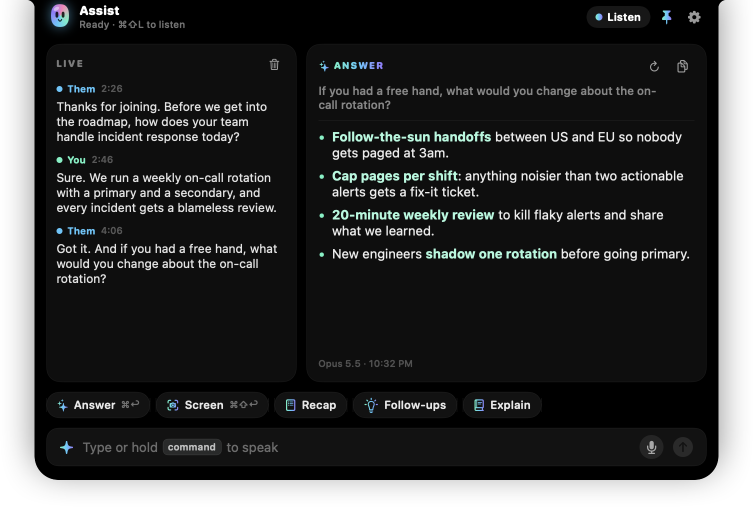
#> input picture docs/images/answer.png, 1506 x 1013 px (shown at 1/2 size); its folder holds only this picture in this run
$ python build.py ../../../docs/images/answer.png
#> lines starting #> are read from the running program, lines starting #| are printed output that depends on the picture; after the words box and inside, x2 and y2 are one past the last pixel; in counts of white or black regions, pixels touching at a corner belong together
#!/usr/bin/env python3
"""Builds the Product Hunt gallery for Assist.

    python3 marketing/product-hunt/source/build.py            # everything
    python3 marketing/product-hunt/source/build.py 01 04      # only slides whose name starts with 01 or 04

1. Cleans the app screenshots in docs/images (drops the white-background shadow,
   makes "floating" variants with all four corners rounded).
2. Renders every slides/*.html at 1270x760 @2x with headless Chrome.
3. Writes the 240x240 thumbnail from the app icon.
"""
import subprocess
import sys
from pathlib import Path

from PIL import Image, ImageChops, ImageDraw

HERE = Path(__file__).resolve().parent
ROOT = HERE.parents[2]
SHOTS = ROOT / "docs" / "images"
ASSETS = HERE / "assets"
SLIDES = HERE / "slides"
OUT = HERE.parent
CHROME = "/Applications/Google Chrome.app/Contents/MacOS/Google Chrome"

PANELS = ["answer", "welcome", "context", "on-device", "privacy"]
# Content in these ends well above the panel's bottom edge; trim the empty black middle.
COMPACT = {"on-device", "privacy"}


def clean(name):
    """Panel only, no drop shadow: keep opaque pixels, crop to the panel."""
#> called with name = 'answer'
    im = Image.open(SHOTS / f"{name}.png").convert("RGBA")
#> im is the input picture: PIL image 1506x1013 RGBA; mean R, G, B, A 18.4, 19, 19, 221.8
    alpha = im.getchannel("A").point(lambda a: 0 if a <= 55 else a)
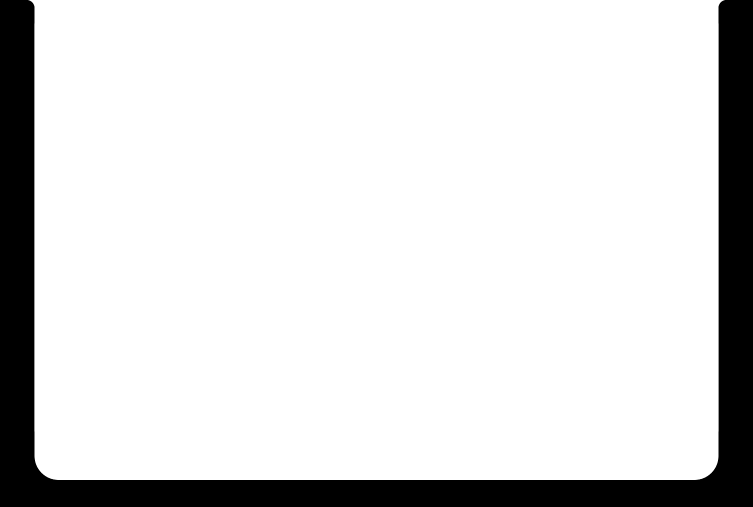
#> alpha: PIL image 1506x1013 L (shown at 1/2 size); min 0, max 255, mean 219.4
    im.putalpha(alpha)
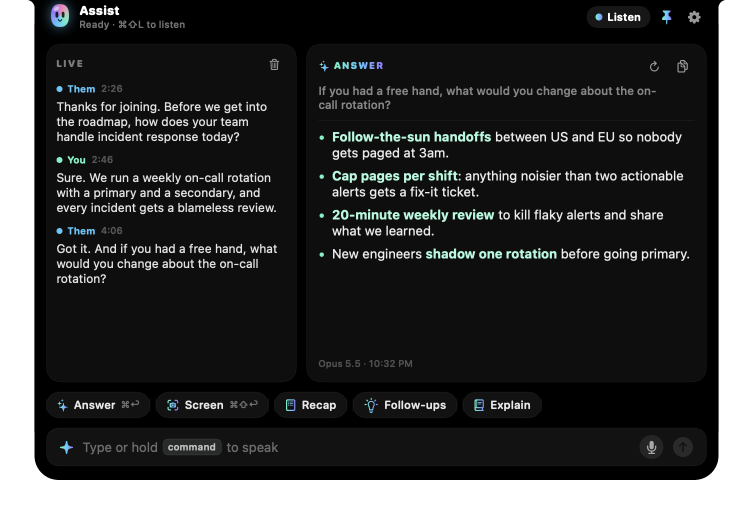
#> im: PIL image 1506x1013 RGBA (shown at 1/2 size); mean R, G, B, A 18.4, 19, 19, 219.4; transparent parts drawn white
    return im.crop(alpha.point(lambda a: 255 if a >= 250 else 0).getbbox())
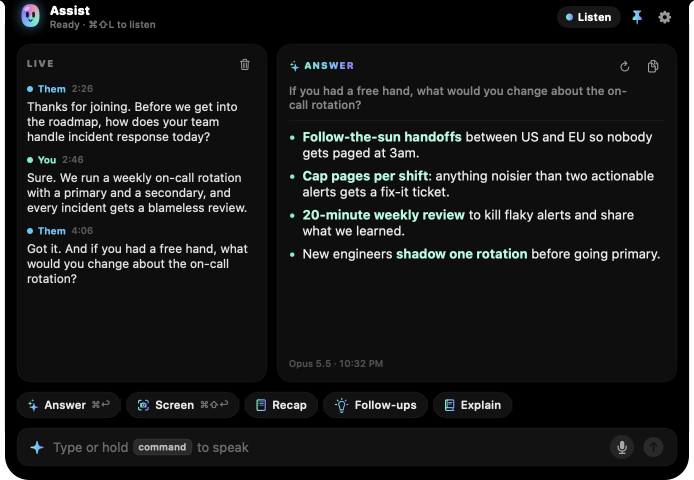
#> returned value: PIL image 1388x960 RGBA (shown at 1/2 size); mean R, G, B, A 21.1, 21.8, 21.8, 251.2; transparent parts drawn white


def content_bottom(im, start=40):
    """Last row (above the rounded bottom) with anything but plain black."""
    w, h = im.size
    rgb = im.convert("RGB")
    last = start
    for y in range(start, h - 70):
        row = rgb.crop((40, y, w - 40, y + 1))
        if max(c for band in row.getextrema() for c in band[1:2]) > 10:
            last = y
    return last


def compact(im):
    cut_from = content_bottom(im) + 44
    cut_to = im.height - 64
    if cut_to - cut_from < 20:
        return im
    out = Image.new("RGBA", (im.width, im.height - (cut_to - cut_from)))
    out.paste(im.crop((0, 0, im.width, cut_from)), (0, 0))
    out.paste(im.crop((0, cut_to, im.width, im.height)), (0, cut_from))
    return out


def floating(im, pad_top=22, radius=44):
    """Drop the notch 'ears', add a little headroom, round all four corners, add a hairline."""
#> called with pad_top = 22, radius = 44
    body = im.crop((10, 0, im.width - 10, im.height))
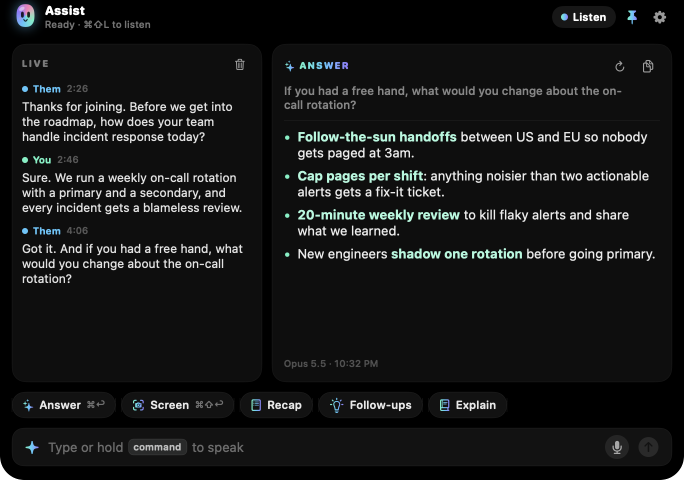
#> body: PIL image 1368x960 RGBA (shown at 1/2 size); mean R, G, B, A 21.4, 22.1, 22.1, 254.8; transparent parts drawn white
    w, h = body.width, body.height + pad_top
#> w = 1368; h = 982
    out = Image.new("RGBA", (w, h), (0, 0, 0, 255))
    out.paste(body, (0, pad_top), body)
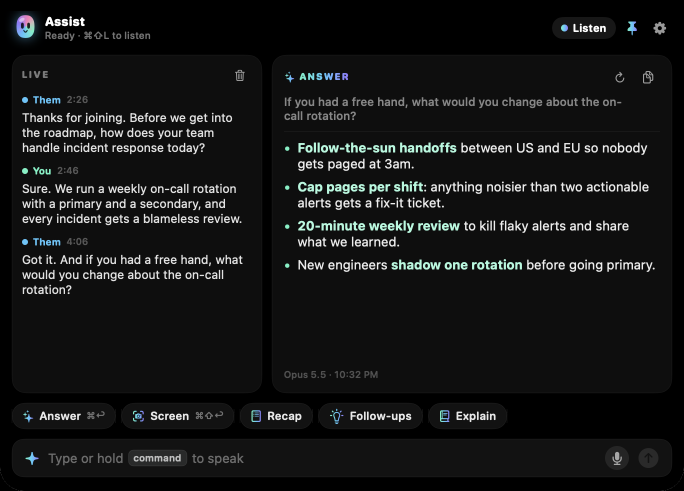
#> out: PIL image 1368x982 RGBA (shown at 1/2 size); mean R, G, B, A 20.9, 21.6, 21.6, 255; transparent parts drawn white
    s = 4  # supersampled mask for smooth corners
    mask = Image.new("L", (w * s, h * s), 0)
#> mask: PIL image 5472x3928 L; every value is 0
    ImageDraw.Draw(mask).rounded_rectangle((0, 0, w * s - 1, h * s - 1), radius * s, fill=255)
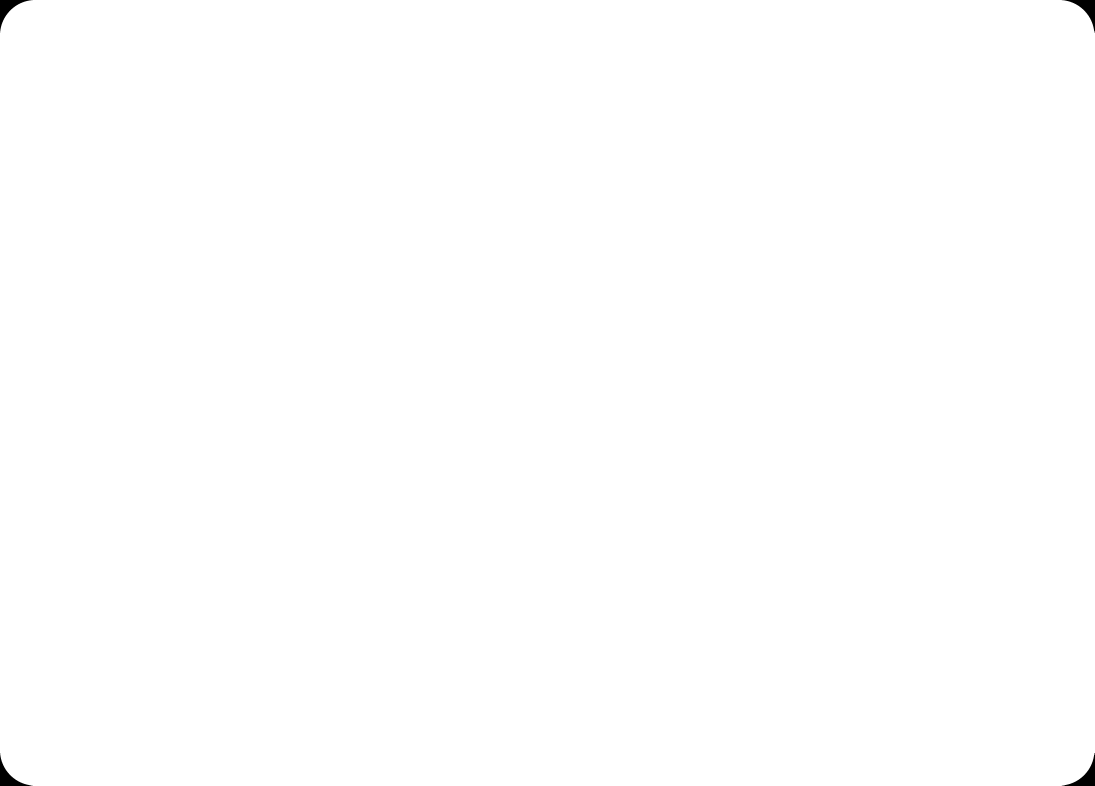
#> mask: PIL image 5472x3928 L (shown at 1/5 size); 99.9% white; 4 black regions, box (x1, y1, x2, y2) and area: (0, 0, 163, 163) 6696, (5309, 0, 5472, 163) 6696, (0, 3765, 163, 3928) 6696, (5309, 3765, 5472, 3928) 6696
    out.putalpha(ImageChops.multiply(out.getchannel("A"), mask.resize((w, h), Image.LANCZOS)))
    ring = Image.new("L", (w * s, h * s), 0)
    ImageDraw.Draw(ring).rounded_rectangle((0, 0, w * s - 1, h * s - 1), radius * s, outline=255, width=2 * s)
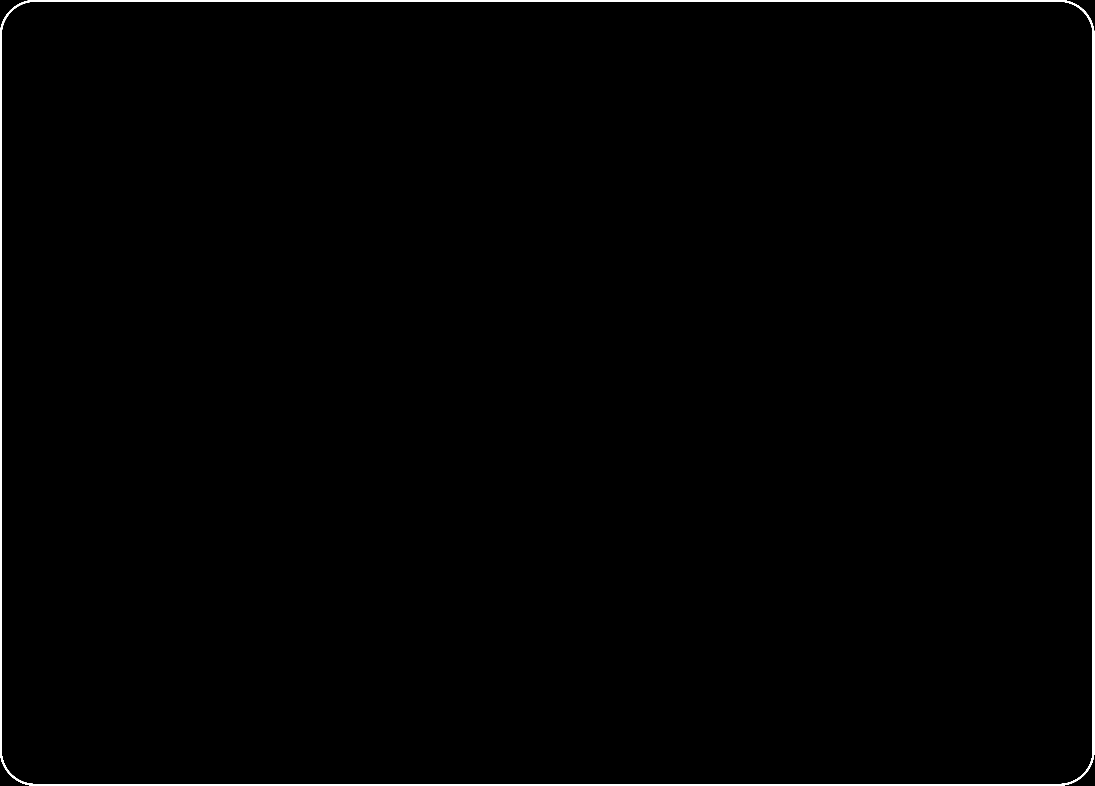
#> ring: PIL image 5472x3928 L (shown at 1/5 size); 0.69% white; 1 white region, box (x1, y1, x2, y2) and area: (0, 0, 5472, 3928) 147708
    hairline = Image.new("RGBA", (w, h), (255, 255, 255, 0))
    hairline.putalpha(ring.resize((w, h), Image.LANCZOS).point(lambda a: a * 30 // 255))
    return Image.alpha_composite(out, hairline)
#> returned value: PIL image 1368x982 RGBA


def prepare():
    ASSETS.mkdir(exist_ok=True)
    for name in PANELS:
        im = clean(name)
        if name in COMPACT:
            im = compact(im)
        im.save(ASSETS / f"notch-{name}.png", optimize=True)
        floating(im).save(ASSETS / f"card-{name}.png", optimize=True)
    Image.open(SHOTS / "icon.png").save(ASSETS / "icon.png")


def render(only):
    for html in sorted(SLIDES.glob("*.html")):
        if only and not any(html.stem.startswith(p) for p in only):
            continue
        size = "240,240" if html.stem == "thumbnail" else "1270,760"
        png = OUT / f"{html.stem}.png"
        subprocess.run(
            [CHROME, "--headless=new", "--disable-gpu", "--hide-scrollbars", "--force-device-scale-factor=2",
             f"--window-size={size}", "--virtual-time-budget=1500", f"--screenshot={png}", html.as_uri()],
            check=True, capture_output=True,
        )
        if html.stem == "thumbnail":
            Image.open(png).resize((240, 240), Image.LANCZOS).save(png, optimize=True)
        print(f"{png.relative_to(ROOT)}  {Image.open(png).size}")


if __name__ == "__main__":
#> (the run stopped early here; a loop or call above may not have finished)
